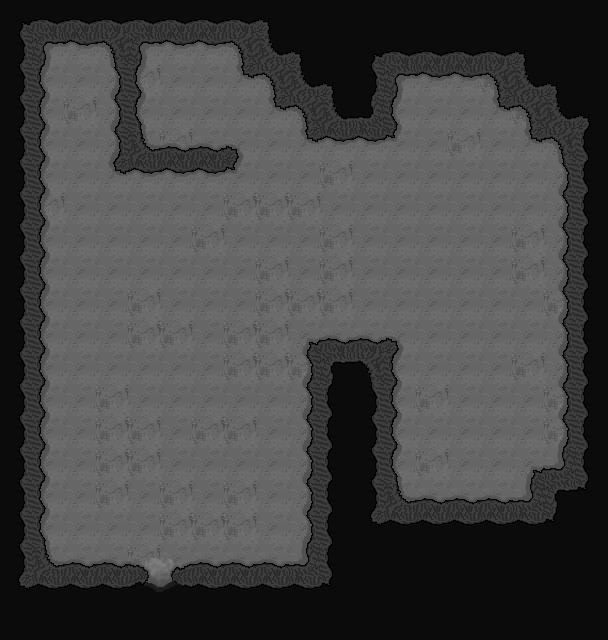

Rendered tile map (Tiled .tmx) drawn with the repository's tilesets; below, a short description and the map source with its tile grids summarised:
An orthogonal 19x20 tile map with 32x32 px tiles, 2 tile layers (Tile Layer 1, Tile Layer 2) and 25 objects (24x Wall, entrance).

<map version="1.4" tiledversion="1.4.1" orientation="orthogonal" renderorder="right-down" width="19" height="20" tilewidth="32" tileheight="32" infinite="0" nextlayerid="4" nextobjectid="30">
 <tileset firstgid="1" source="Project0-tileset1.tsx" />
 <layer id="1" name="Tile Layer 1" width="19" height="20">
  <data>[380 cells, 342 non-empty, 3 distinct tile ids]</data>
 </layer>
 <layer id="2" name="Tile Layer 2" width="19" height="20">
  <data>[380 cells, 228 non-empty, 33 distinct tile ids]</data>
 </layer>
 <objectgroup id="3" name="objects">
  <object id="1" name="Entrance" type="entrance" x="147" y="541" width="27" height="14" />
  <object id="4" name="Wall" x="36" y="564" width="113" height="11" />
  <object id="5" name="Wall" x="28" y="25" width="14" height="537" />
  <object id="6" name="Wall" x="43" y="32" width="206" height="10" />
  <object id="8" name="Wall" x="115" y="43" width="28" height="127" />
  <object id="9" name="Wall" x="144" y="148" width="91" height="22" />
  <object id="10" name="Wall" x="242" y="42" width="15" height="32" />
  <object id="11" name="Wall" x="257" y="61" width="18" height="14" />
  <object id="12" name="Wall" x="239" y="42" width="3" height="13" />
  <object id="13" name="Wall" x="276" y="74" width="15" height="33" />
  <object id="14" name="Wall" x="291" y="93" width="18" height="14" />
  <object id="15" name="Wall" x="272" y="74" width="4" height="13" />
  <object id="16" name="Wall" x="305.676" y="107" width="13.7838" height="32" />
  <object id="17" name="Wall" x="319.459" y="124.459" width="16.5405" height="12.8649" />
  <object id="18" name="Wall" x="302" y="107" width="3.67568" height="11.9459" />
  <object id="19" name="Wall" x="336" y="129" width="58" height="11" />
  <object id="20" name="Wall" x="382" y="60" width="14" height="69" />
  <object id="22" name="Wall" x="174" y="564" width="135" height="11" />
  <object id="23" name="Wall" x="311" y="341" width="84" height="236" />
  <object id="24" name="Wall" x="395" y="499" width="158" height="22" />
  <object id="25" name="Wall" x="532" y="470" width="52" height="20" />
  <object id="26" name="Wall" x="565" y="138" width="21" height="331" />
  <object id="27" name="Wall" x="397" y="53" width="125" height="22" />
  <object id="28" name="Wall" x="497" y="74" width="60" height="30" />
  <object id="29" name="Wall" x="530" y="105" width="58" height="32" />
 </objectgroup>
</map>
